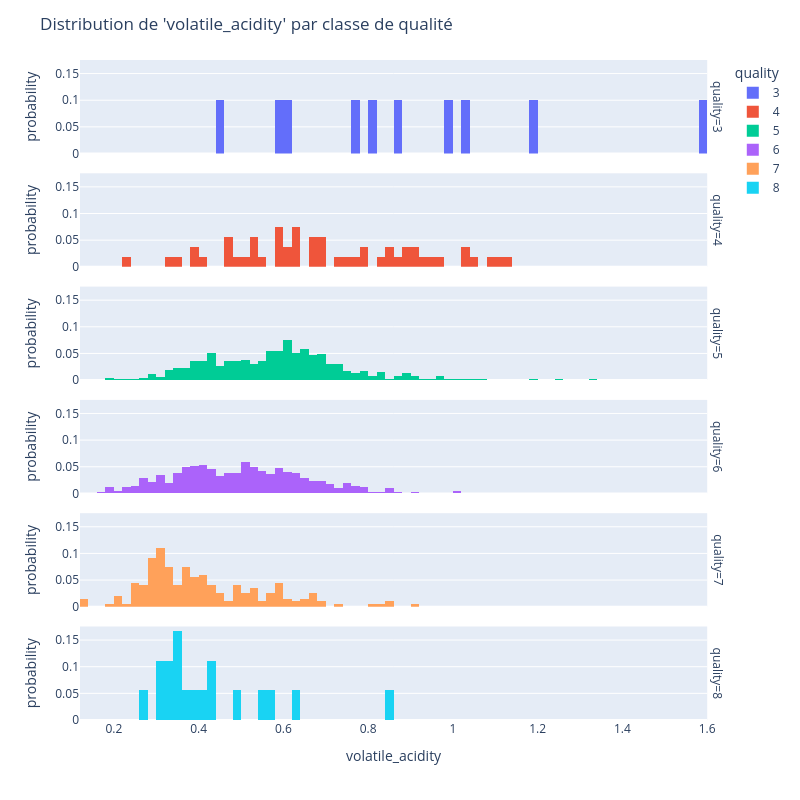

Notebook code cell kept with this figure:
### Code cell
display_distrib('volatile_acidity')

### Figure 1 — Plotly figure (JSON) as saved in the notebook; plotly's stock layout.template omitted (floating-point values rounded to 4 significant figures; data arrays with more than 128 entries replaced by an {"elided": "..."} marker saying what was removed)
{"data": [{"alignmentgroup": "True", "bingroup": "x", "histnorm": "probability", "hovertemplate": "quality=3<br>volatile_acidity=%{x}<br>probability=%{y}<extra></extra>", "legendgroup": "3", "marker": {"color": "#636efa", "pattern": {"shape": ""}}, "name": "3", "offsetgroup": "3", "orientation": "v", "showlegend": true, "type": "histogram", "x": [0.58, 0.61, 1.185, 0.44, 1.02, 1.58, 0.815, 0.98, 0.875, 0.76], "xaxis": "x6", "yaxis": "y6"}, {"alignmentgroup": "True", "bingroup": "x", "histnorm": "probability", "hovertemplate": "quality=4<br>volatile_acidity=%{x}<br>probability=%{y}<extra></extra>", "legendgroup": "4", "marker": {"color": "#EF553B", "pattern": {"shape": ""}}, "name": "4", "offsetgroup": "4", "orientation": "v", "showlegend": true, "type": "histogram", "x": [0.59, 1.13, 0.61, 0.52, 0.675, 0.625, 1.02, 0.52, 0.68, 0.55, 0.885, 1.09, 0.635, 0.975, 0.87, 0.46, 0.59, 0.5, 0.915, 0.935, 0.845, 0.84, 0.38, 0.765, 1.115, 0.39, 0.685, 0.47, 0.35, 0.47, 0.67, 0.63, 0.58, 0.88, 0.955, 0.23, 0.33, 0.73, 0.67, 1.02, 0.78, 0.4, 0.755, 0.68, 0.83, 0.61, 0.53, 0.785, 1.04, 0.62, 0.58, 0.91, 0.48], "xaxis": "x5", "yaxis": "y5"}, {"alignmentgroup": "True", "bingroup": "x", "histnorm": "probability", "hovertemplate": "quality=5<br>volatile_acidity=%{x}<br>probability=%{y}<extra></extra>", "legendgroup": "5", "marker": {"color": "#00cc96", "pattern": {"shape": ""}}, "name": "5", "offsetgroup": "5", "orientation": "v", "showlegend": true, "type": "histogram", "x": {"elided": "681 float values"}, "xaxis": "x4", "yaxis": "y4"}, {"alignmentgroup": "True", "bingroup": "x", "histnorm": "probability", "hovertemplate": "quality=6<br>volatile_acidity=%{x}<br>probability=%{y}<extra></extra>", "legendgroup": "6", "marker": {"color": "#ab63fa", "pattern": {"shape": ""}}, "name": "6", "offsetgroup": "6", "orientation": "v", "showlegend": true, "type": "histogram", "x": {"elided": "638 float values"}, "xaxis": "x3", "yaxis": "y3"}, {"alignmentgroup": "True", "bingroup": "x", "histnorm": "probability", "hovertemplate": "quality=7<br>volatile_acidity=%{x}<br>probability=%{y}<extra></extra>", "legendgroup": "7", "marker": {"color": "#FFA15A", "pattern": {"shape": ""}}, "name": "7", "offsetgroup": "7", "orientation": "v", "showlegend": true, "type": "histogram", "x": {"elided": "199 float values"}, "xaxis": "x2", "yaxis": "y2"}, {"alignmentgroup": "True", "bingroup": "x", "histnorm": "probability", "hovertemplate": "quality=8<br>volatile_acidity=%{x}<br>probability=%{y}<extra></extra>", "legendgroup": "8", "marker": {"color": "#19d3f3", "pattern": {"shape": ""}}, "name": "8", "offsetgroup": "8", "orientation": "v", "showlegend": true, "type": "histogram", "x": [0.35, 0.32, 0.85, 0.31, 0.62, 0.3, 0.35, 0.35, 0.42, 0.57, 0.4, 0.26, 0.54, 0.42, 0.49, 0.33, 0.38, 0.36], "xaxis": "x", "yaxis": "y"}], "layout": {"annotations": [{"font": {}, "showarrow": false, "text": "quality=8", "textangle": 90, "x": 0.98, "xanchor": "left", "xref": "paper", "y": 0.07083, "yanchor": "middle", "yref": "paper"}, {"font": {}, "showarrow": false, "text": "quality=7", "textangle": 90, "x": 0.98, "xanchor": "left", "xref": "paper", "y": 0.2425, "yanchor": "middle", "yref": "paper"}, {"font": {}, "showarrow": false, "text": "quality=6", "textangle": 90, "x": 0.98, "xanchor": "left", "xref": "paper", "y": 0.4142, "yanchor": "middle", "yref": "paper"}, {"font": {}, "showarrow": false, "text": "quality=5", "textangle": 90, "x": 0.98, "xanchor": "left", "xref": "paper", "y": 0.5858, "yanchor": "middle", "yref": "paper"}, {"font": {}, "showarrow": false, "text": "quality=4", "textangle": 90, "x": 0.98, "xanchor": "left", "xref": "paper", "y": 0.7575, "yanchor": "middle", "yref": "paper"}, {"font": {}, "showarrow": false, "text": "quality=3", "textangle": 90, "x": 0.98, "xanchor": "left", "xref": "paper", "y": 0.9292, "yanchor": "middle", "yref": "paper"}], "barmode": "relative", "height": 800, "legend": {"title": {"text": "quality"}, "tracegroupgap": 0}, "margin": {"t": 60}, "title": {"text": "Distribution de 'volatile_acidity' par classe de qualité"}, "width": 800, "xaxis": {"anchor": "y", "domain": [0, 0.98], "title": {"text": "volatile_acidity"}}, "xaxis2": {"anchor": "y2", "domain": [0, 0.98], "matches": "x", "showticklabels": false}, "xaxis3": {"anchor": "y3", "domain": [0, 0.98], "matches": "x", "showticklabels": false}, "xaxis4": {"anchor": "y4", "domain": [0, 0.98], "matches": "x", "showticklabels": false}, "xaxis5": {"anchor": "y5", "domain": [0, 0.98], "matches": "x", "showticklabels": false}, "xaxis6": {"anchor": "y6", "domain": [0, 0.98], "matches": "x", "showticklabels": false}, "yaxis": {"anchor": "x", "domain": [0, 0.1417], "title": {"text": "probability"}}, "yaxis2": {"anchor": "x2", "domain": [0.1717, 0.3133], "matches": "y", "title": {"text": "probability"}}, "yaxis3": {"anchor": "x3", "domain": [0.3433, 0.485], "matches": "y", "title": {"text": "probability"}}, "yaxis4": {"anchor": "x4", "domain": [0.515, 0.6567], "matches": "y", "title": {"text": "probability"}}, "yaxis5": {"anchor": "x5", "domain": [0.6867, 0.8283], "matches": "y", "title": {"text": "probability"}}, "yaxis6": {"anchor": "x6", "domain": [0.8583, 1], "matches": "y", "title": {"text": "probability"}}}}
